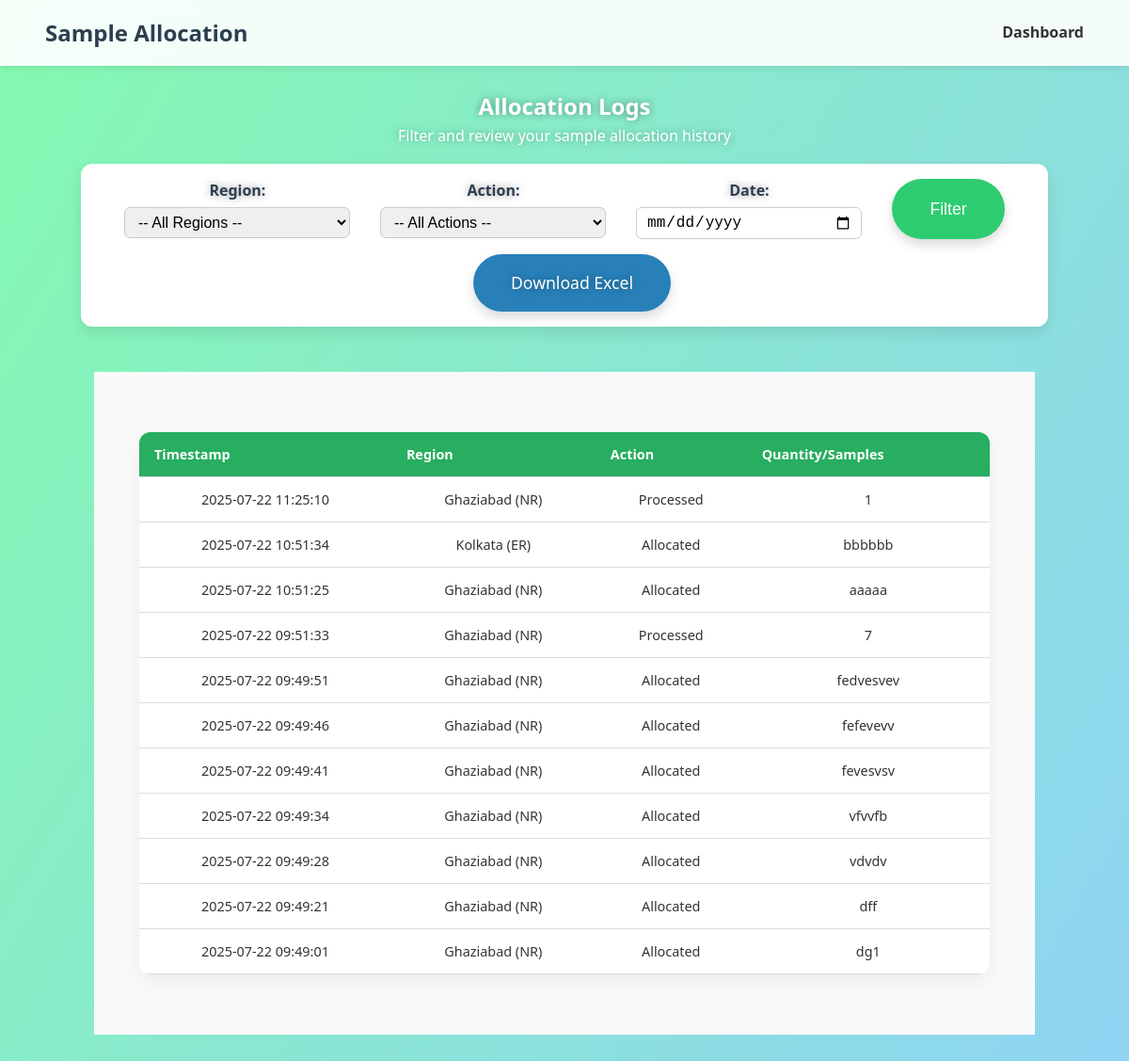
The page /logs/ on the database as committed earlier.
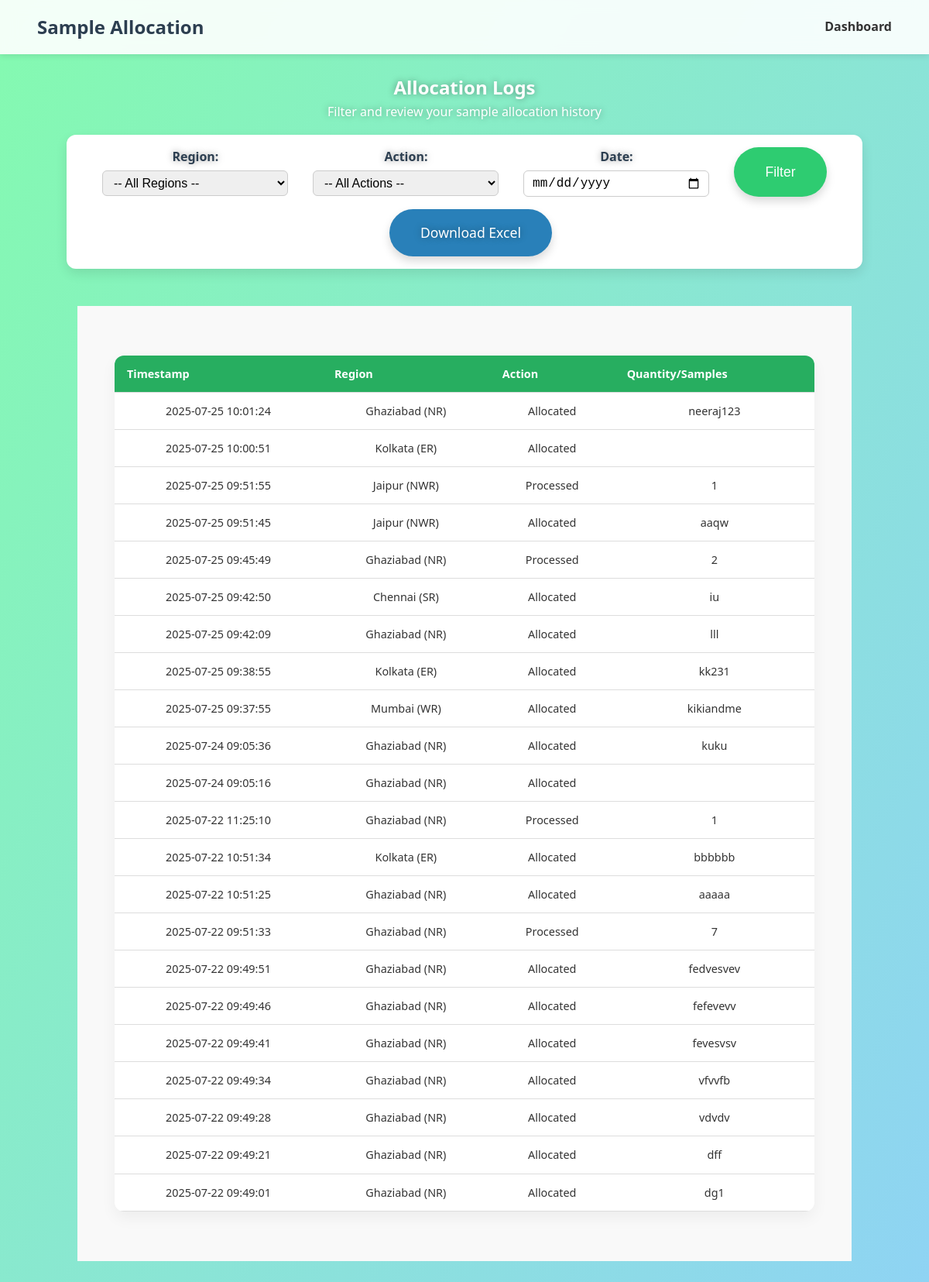
The same page on the database as committed later.
### allocationapp/models.py (models this page shows, shortened)
class BlockLog(models.Model):
    ACTION_CHOICES = [
        ('allocate', 'Allocated'),
        ('process', 'Processed'),
        ('manual', 'Manually Processed'),
        ('delete', 'Deleted'),
    ]
    block = models.ForeignKey(Block, on_delete=models.CASCADE)
    action = models.CharField(max_length=20, choices=ACTION_CHOICES)
    quantity = models.IntegerField(null=True, blank=True)  # Now optional
    timestamp = models.DateTimeField(auto_now_add=True)
    samples = models.ManyToManyField(Sample, blank=True)  # Used for allocation log

class Block(models.Model):
    name = models.CharField(max_length=100, unique=True)
    allocated = models.IntegerField(default=0)
    total = models.IntegerField(default=100)

class Sample(models.Model):
    code = models.CharField(max_length=100, unique=True)
    block = models.ForeignKey(Block, on_delete=models.CASCADE)
    timestamp = models.DateTimeField(auto_now_add=True)
    def __str__(self):
        return self.code

### allocationapp/views.py (the view)
# urls.py: path('logs/', views.logs_view, name='logs'),          # Filterable logs page
def logs_view(request):
    blocks = Block.objects.all()
    logs = BlockLog.objects.all().order_by('-timestamp')
    block_id = request.GET.get('block')
    action = request.GET.get('action')
    date = request.GET.get('date')
    if block_id:
        logs = logs.filter(block_id=block_id)
    if action:
        logs = logs.filter(action=action)
    if date:
        logs = logs.filter(timestamp__date=date)
    return render(request, 'allocationapp/logs.html', {
        'logs': logs,
        'blocks': blocks,
        'selected_block': block_id,
        'selected_action': action,
        'selected_date': date,
    })

### allocationapp/templates/allocationapp/logs.html (shortened to what this page needs)
{% load static %}
<!DOCTYPE html>
<html lang="en">
<head>
  <link rel="stylesheet" href="{% static 'css/styles.css' %}" />
  <link rel="stylesheet" href="{% static 'css/logs.css' %}" />
</head>
<body>
<nav class="navbar">
  <div class="logo">Sample Allocation</div>
  <ul class="nav-links">
    <li><a href="{% url 'home' %}">Dashboard</a></li>
  </ul>
</nav>
<section class="hero" style="height: auto; padding: 4rem 2rem 2rem 2rem;">
  <h1 class="fade-up" style = "margin-top: 30px ">Allocation Logs</h1>
  <p class="fade-up delay">Filter and review your sample allocation history</p>
  <form method="get" id="filter" class="filter-form">
    <div class="form-group">
      <label for="block">Region:</label>
      <select name="block" id="block" class="filter-select">
        <option value="">-- All Regions --</option>
      </select>
    </div>
    <div class="form-group">
      <label for="action">Action:</label>
      <select name="action" id="action" class="filter-select">
        <option value="">-- All Actions --</option>
      </select>
    </div>
    <div class="form-group">
      <label for="date">Date:</label>
      <input type="date" name="date" id="date" class="filter-select" value="{{ selected_date }}">
    </div>
    <button type="submit" class="ripple-button">Filter</button>
    <a href="{% url 'download_logs' %}?block={{ selected_block }}&action={{ selected_action }}&date={{ selected_date }}" class="ripple-button download-btn" target="_blank" rel="noopener">Download Excel</a>
  </form>
</section>
<section class="portfolio-section" style="max-width: 1000px; margin: 1rem auto 4rem auto;">
  {% if logs %}
  <table class="logs-table">
    <thead>
      <tr>
        <th>Timestamp</th>
        <th>Region</th>
        <th>Action</th>
        <th>Quantity/Samples</th>
      </tr>
    </thead>
    <tbody>
      {% for log in logs %}
      <tr>
        <td>{{ log.timestamp|date:"Y-m-d H:i:s" }}</td>
        <td>{{ log.block.name }}</td>
        <td>{{ log.get_action_display }}</td>
        <td>
          {% if log.action == 'allocate' %}
            {{ log.samples.all|join:", " }}
          {% else %}
            {{ log.quantity }}
          {% endif %}
        </td>
      </tr>
      {% endfor %}
    </tbody>
  </table>
  {% else %}
  <p style="text-align: center; font-style: italic; margin-top: 2rem;">No logs match the filter criteria.</p>
  {% endif %}
</section>
</body>
</html>

### allocationapp/static/css/styles.css (style rules this page uses)
* { box-sizing: border-box; margin: 0; padding: 0; }
body { font-family: 'Segoe UI', Tahoma, Geneva, Verdana, sans-serif; background: linear-gradient(120deg, #84fab0 0%, #8fd3f4 100%); color: #333; overflow-x: hidden; line-height: 1.6; }
a { color: inherit; text-decoration: none; }
.navbar { position: fixed; width: 100%; top: 0; left: 0; background: rgba(255, 255, 255, 0.9); backdrop-filter: blur(10px); box-shadow: 0 2px 8px rgba(0,0,0,0.1); display: flex; justify-content: space-between; align-items: center; padding: 1rem 3rem; z-index: 1000; }
.logo { font-weight: 700; font-size: 1.5rem; color: #2c3e50; animation: pulse 3s infinite alternate; user-select: none; cursor: default; }
.nav-links { list-style: none; display: flex; gap: 2rem; }
.nav-links li a { font-weight: 600; padding-bottom: 4px; position: relative; transition: color 0.3s ease; }
.nav-links li a::after { content: ""; position: absolute; width: 0%; height: 2px; background-color: #27ae60; left: 0; bottom: 0; transition: width 0.3s ease; }
.hero { height: 100vh; padding-top: 100px; display: flex; flex-direction: column; justify-content: center; align-items: center; text-align: center; color: white; text-shadow: 0 0 10px rgba(0,0,0,0.4); animation: bgShift 15s ease-in-out infinite alternate; background-size: 200% 200%; }
.fade-up { opacity: 0; transform: translateY(40px); animation: fadeInUp 1s forwards; }
.fade-up.delay { animation-delay: 0.5s; }
.portfolio-section { padding: 4rem 3rem; background: #f9f9f9; max-width: 1200px; margin: 0 auto; text-align: center; }
.ripple-button { position: relative; overflow: hidden; background: #2ecc71; border: none; padding: 1rem 2.5rem; font-size: 1.1rem; color: white; cursor: pointer; border-radius: 40px; box-shadow: 0 6px 12px rgba(0,0,0,0.15); transition: background-color 0.3s ease; }
.ripple-button::after { content: ""; position: absolute; border-radius: 50%; width: 100px; height: 100px; top: 50%; left: 50%; background: rgba(255, 255, 255, 0.6); pointer-events: none; transform: translate(-50%, -50%) scale(0); opacity: 0; transition: transform 0.5s ease, opacity 1s ease; }

### allocationapp/static/css/logs.css (style rules this page uses)
.filter-form { margin-top: 1rem; background: white; padding: 1rem 1.5rem; border-radius: 12px; box-shadow: 0 6px 15px rgba(0,0,0,0.1); display: flex; flex-wrap: wrap; gap: 1rem 2rem; justify-content: center; }
.form-group { display: flex; flex-direction: column; flex: 1 1 180px; max-width: 240px; }
.form-group label { margin-bottom: 0.25rem; font-weight: 600; color: #2c3e50; }
.filter-select { padding: 0.4rem 0.6rem; border-radius: 6px; border: 1px solid #ccc; font-size: 1rem; }
.logs-table { width: 100%; border-collapse: collapse; font-size: 0.9rem; box-shadow: 0 8px 20px rgba(0,0,0,0.05); border-radius: 12px; overflow: hidden; background: white; }
.logs-table thead tr { background-color: #27ae60; color: white; text-align: left; user-select: none; }
.logs-table th, .logs-table td { padding: 0.75rem 1rem; border-bottom: 1px solid #ddd; }
.download-btn { margin-left: 1rem; background: #2980b9; }

Rows that differ between the two databases and show on the page:
added BlockLog: timestamp "2025-07-25 10:01:24", block.name "Ghaziabad (NR)", action "Allocated", samples.all "neeraj123"
added BlockLog: timestamp "2025-07-25 10:00:51", block.name "Kolkata (ER)", action "Allocated"
added BlockLog: timestamp "2025-07-25 09:51:55", block.name "Jaipur (NWR)", action "Processed", quantity "1"
added BlockLog: timestamp "2025-07-25 09:51:45", block.name "Jaipur (NWR)", action "Allocated", samples.all "aaqw"
added BlockLog: timestamp "2025-07-25 09:45:49", block.name "Ghaziabad (NR)", action "Processed", quantity "2"
added BlockLog: timestamp "2025-07-25 09:42:50", block.name "Chennai (SR)", action "Allocated", samples.all "iu"
added BlockLog: timestamp "2025-07-25 09:42:09", block.name "Ghaziabad (NR)", action "Allocated", samples.all "lll"
added BlockLog: timestamp "2025-07-25 09:38:55", block.name "Kolkata (ER)", action "Allocated", samples.all "kk231"
added BlockLog: timestamp "2025-07-25 09:37:55", block.name "Mumbai (WR)", action "Allocated", samples.all "kikiandme"
added BlockLog: timestamp "2025-07-24 09:05:36", block.name "Ghaziabad (NR)", action "Allocated", samples.all "kuku"
added BlockLog: timestamp "2025-07-24 09:05:16", block.name "Ghaziabad (NR)", action "Allocated"
